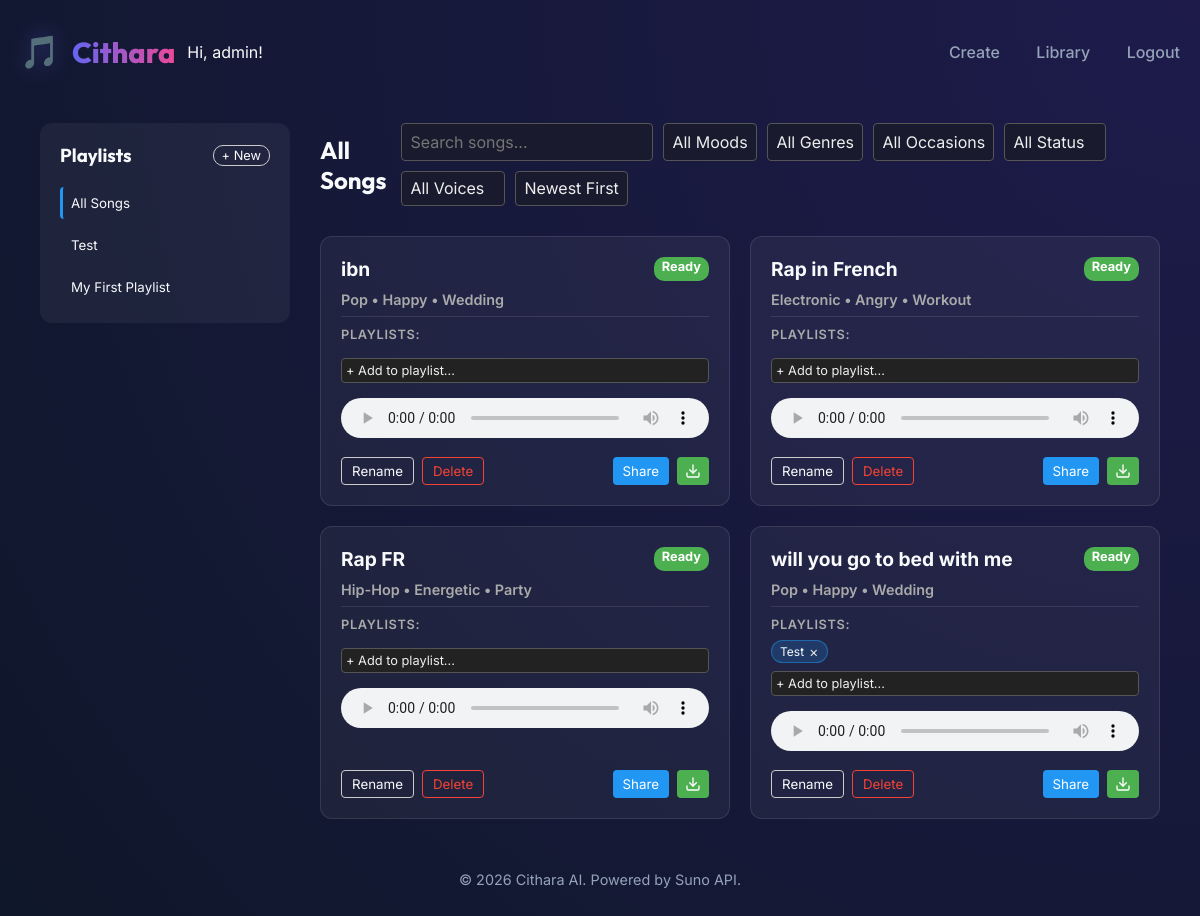
Screenshot of /api/library/ (signed in) with the database file from the repository.
### core/models/playlist.py (models this page shows, shortened)
class Playlist(models.Model):
    name = models.CharField(max_length=255)
    description = models.TextField(blank=True, null=True)
    user = models.ForeignKey(User, on_delete=models.CASCADE, related_name='playlists')
    created_at = models.DateTimeField(auto_now_add=True)

### core/models/song.py (models this page shows, shortened)
class Song(models.Model):
    STATUS_CHOICES = [
        ('Draft', 'Draft'),
        ('Generating', 'Generating'),
        ('Ready', 'Ready'),
        ('Failed', 'Failed'),
    ]
    MOOD_CHOICES = [
        ('Happy', 'Happy'),
        ('Sad', 'Sad'),
        ('Energetic', 'Energetic'),
        ('Calm', 'Calm'),
        ('Angry', 'Angry'),
    ]
    OCCASION_CHOICES = [
        ('Wedding', 'Wedding'),
        ('Party', 'Party'),
        ('Workout', 'Workout'),
        ('Study', 'Study'),
        ('Relaxation', 'Relaxation'),
    ]
    GENRE_CHOICES = [
        ('Pop', 'Pop'),
        ('Rock', 'Rock'),
        ('Jazz', 'Jazz'),
        ('Classical', 'Classical'),
        ('Electronic', 'Electronic'),
        ('Hip-Hop', 'Hip-Hop'),
    ]
    GENDER_CHOICES = [
        ('Male', 'Male'),
        ('Female', 'Female'),
        ('Non-binary', 'Non-binary'),
    ]
    FORMAT_CHOICES = [
        ('MP3', 'MP3'),
        ('M4A', 'M4A'),
    ]
    title = models.CharField(max_length=255)
    prompt = models.TextField()
    reference_url = models.URLField(blank=True, null=True, help_text="Optional reference song URL")
    mood = models.CharField(max_length=50, choices=MOOD_CHOICES)
    occasion = models.CharField(max_length=50, choices=OCCASION_CHOICES)
    genre = models.CharField(max_length=50, choices=GENRE_CHOICES)
    singer_gender = models.CharField(max_length=20, choices=GENDER_CHOICES)
    status = models.CharField(max_length=20, choices=STATUS_CHOICES, default='Draft')
    audio_url = models.URLField(blank=True, null=True)
    audio_format = models.CharField(max_length=10, choices=FORMAT_CHOICES, default='MP3')
    duration = models.DurationField(blank=True, null=True)
    share_token = models.UUIDField(default=uuid.uuid4, editable=False, unique=True)
    suno_id = models.CharField(max_length=255, blank=True, null=True)
    created_at = models.DateTimeField(auto_now_add=True)
    user = models.ForeignKey(User, on_delete=models.CASCADE, related_name='songs')
    playlists = models.ManyToManyField(Playlist, related_name='songs', blank=True)

### core/views.py (the view)
# urls.py: path('library/', LibraryPageView.as_view(), name='library'),
class LibraryPageView(LoginRequiredMixin, TemplateView):
    template_name = 'core/library.html'
    def get_context_data(self, **kwargs):
        context = super().get_context_data(**kwargs)
        user = self.request.user
        context['songs'] = Song.objects.filter(user=user).prefetch_related('playlists').order_by('-created_at')
        context['playlists'] = Playlist.objects.filter(user=user).order_by('-created_at')
        context['moods'] = Song.MOOD_CHOICES
        context['genres'] = Song.GENRE_CHOICES
        context['occasions'] = Song.OCCASION_CHOICES
        context['statuses'] = Song.STATUS_CHOICES
        context['genders'] = Song.GENDER_CHOICES
        return context

### core/templates/core/library.html (shortened to what this page needs)
{% extends 'core/base.html' %}
{% block content %}
<div class="library-container" style="max-width: 1400px; margin: 0 auto; padding: 20px; display: flex; gap: 30px;">
    <aside class="library-sidebar" style="width: 250px; flex-shrink: 0; background: rgba(255,255,255,0.05); padding: 20px; border-radius: 12px; height: fit-content;">
        <h3 style="margin-top: 0; margin-bottom: 20px; display: flex; justify-content: space-between; align-items: center;">
            Playlists
            <button onclick="createPlaylist()" style="background: none; border: 1px solid #ccc; color: inherit; padding: 2px 8px; border-radius: 10px; cursor: pointer; font-size: 0.8rem;">+ New</button>
        </h3>
        <ul id="playlistList" style="list-style: none; padding: 0; margin: 0; display: flex; flex-direction: column; gap: 10px;">
            <li>
                <button class="playlist-btn active" data-id="all" onclick="filterByPlaylist('all', this)" style="width: 100%; text-align: left; background: none; border: none; color: inherit; padding: 8px; cursor: pointer; border-radius: 4px; border-left: 3px solid transparent;">
                    All Songs
                </button>
            </li>
            {% for pl in playlists %}
            <li>
                <button class="playlist-btn" data-id="{{ pl.id }}" onclick="filterByPlaylist('{{ pl.id }}', this)" style="width: 100%; text-align: left; background: none; border: none; color: inherit; padding: 8px; cursor: pointer; border-radius: 4px; border-left: 3px solid transparent;">
                    {{ pl.name }}
                </button>
            </li>
            {% empty %}
            <li id="noPlaylistsMsg" style="color: #aaa; font-size: 0.9rem; padding: 8px;">No playlists yet.</li>
            {% endfor %}
        </ul>
    </aside>
    <div class="library-main" style="flex-grow: 1;">
        <div class="library-header" style="display: flex; justify-content: space-between; align-items: center; margin-bottom: 30px;">
            <h2 id="currentViewTitle">All Songs</h2>
            <div class="library-filters" style="display: flex; gap: 10px; flex-wrap: wrap;">
                <input type="text" id="searchInput" placeholder="Search songs..." style="padding: 8px; border-radius: 4px; border: 1px solid #555; background: #1a1a2e; color: #eee;">
                <select id="moodFilter" style="padding: 8px; border-radius: 4px; border: 1px solid #555; background: #1a1a2e; color: #eee;">
                    <option value="">All Moods</option>
                </select>
                <select id="genreFilter" style="padding: 8px; border-radius: 4px; border: 1px solid #555; background: #1a1a2e; color: #eee;">
                    <option value="">All Genres</option>
                </select>
                <select id="occasionFilter" style="padding: 8px; border-radius: 4px; border: 1px solid #555; background: #1a1a2e; color: #eee;">
                    <option value="">All Occasions</option>
                </select>
                <select id="statusFilter" style="padding: 8px; border-radius: 4px; border: 1px solid #555; background: #1a1a2e; color: #eee;">
                    <option value="">All Status</option>
                </select>
                <select id="genderFilter" style="padding: 8px; border-radius: 4px; border: 1px solid #555; background: #1a1a2e; color: #eee;">
                    <option value="">All Voices</option>
                </select>
                <select id="sortOrder" style="padding: 8px; border-radius: 4px; border: 1px solid #555; background: #1a1a2e; color: #eee;">
                    <option value="newest">Newest First</option>
                </select>
            </div>
        </div>
        <div class="songs-grid" id="songsGrid" style="display: grid; grid-template-columns: repeat(auto-fill, minmax(300px, 1fr)); gap: 20px;">
            {% for song in songs %}
            <div class="song-card"
                 data-id="{{ song.id }}"
                 data-title="{{ song.title|lower }}"
                 data-mood="{{ song.mood }}"
                 data-genre="{{ song.genre }}"
                 data-occasion="{{ song.occasion }}"
                 data-status="{{ song.status }}"
                 data-gender="{{ song.singer_gender }}"
                 data-date="{{ song.created_at.timestamp }}"
                 data-playlist-ids="{% for p in song.playlists.all %}{{ p.id }},{% endfor %}"
                 style="background: rgba(255,255,255,0.05); border: 1px solid rgba(255,255,255,0.1); border-radius: 12px; padding: 20px; display: flex; flex-direction: column; gap: 15px; transition: transform 0.2s;">
                <div class="song-info">
                    <h3 class="song-title" style="margin: 0 0 10px 0; font-size: 1.2rem; display: flex; justify-content: space-between;">
                        <span class="title-text">{{ song.title }}</span>
                        <span class="song-status" style="font-size: 0.8rem; padding: 2px 8px; border-radius: 10px; background: {% if song.status == 'Ready' %}#4CAF50{% elif song.status == 'Generating' %}#FFC107{% else %}#9E9E9E{% endif %}; color: white;">
                            {{ song.status }}
                        </span>
                    </h3>
                    <p style="margin: 0; font-size: 0.9rem; color: #aaa; padding-bottom: 8px; border-bottom: 1px solid rgba(255,255,255,0.1);">
                        {{ song.genre }} • {{ song.mood }} • {{ song.occasion }}
                    </p>
                    <div style="margin-top: 10px; display: flex; flex-direction: column; gap: 8px;">
                        <label style="font-size: 0.8rem; color: #aaa;">Playlists:</label>
                        <div style="display: flex; flex-wrap: wrap; gap: 5px;">
                            {% for pl in song.playlists.all %}
                            <span class="playlist-badge" style="font-size: 0.75rem; background: rgba(33, 150, 243, 0.2); border: 1px solid rgba(33, 150, 243, 0.5); padding: 2px 8px; border-radius: 12px; display: flex; align-items: center; gap: 5px;">
                                {{ pl.name }}
                                <button onclick="updateSongPlaylist('{{ song.id }}', '{{ pl.id }}', 'remove')" style="background: none; border: none; color: #ddd; cursor: pointer; padding: 0; font-size: 0.9rem;" title="Remove">&times;</button>
                            </span>
                            {% endfor %}
                        </div>
                        <select onchange="if(this.value) updateSongPlaylist('{{ song.id }}', this.value, 'add')" style="padding: 4px; border-radius: 4px; border: 1px solid #555; background: #222; color: #eee; font-size: 0.8rem;">
                            <option value="">+ Add to playlist...</option>
                        </select>
                    </div>
                </div>
                {% if song.status == 'Ready' and song.audio_url %}
                <div class="song-player">
                    <audio controls style="width: 100%; max-height: 40px;">
                        <source src="{{ song.audio_url }}" type="audio/mpeg">
                    </audio>
                </div>
                {% elif song.status == 'Generating' %}
                <div class="song-player" style="text-align: center; padding: 10px; background: rgba(255,255,255,0.05); border-radius: 8px;">
                    <p style="margin: 0; font-size: 0.9rem; color: #aaa;">Generating... Please check back later.</p>
                </div>
                {% endif %}
                <div class="song-actions" style="margin-top: auto; display: flex; gap: 10px; justify-content: space-between;">
                    <div class="left-actions" style="display: flex; gap: 8px;">
                        <button class="btn-rename" onclick="renameSong('{{ song.id }}', '{{ song.title|escapejs }}')" style="background: none; border: 1px solid #ccc; color: inherit; padding: 5px 10px; border-radius: 4px; cursor: pointer;">Rename</button>
                        <button class="btn-delete" onclick="deleteSong('{{ song.id }}')" style="background: none; border: 1px solid #f44336; color: #f44336; padding: 5px 10px; border-radius: 4px; cursor: pointer;">Delete</button>
                    </div>
                    {% if song.status == 'Ready' and song.audio_url %}
                    <div class="right-actions" style="display: flex; gap: 8px;">
                        <button onclick="copyShareLink('{{ request.scheme }}://{{ request.get_host }}/share/{{ song.share_token }}/')" style="background: #2196F3; border: none; color: white; padding: 5px 10px; border-radius: 4px; cursor: pointer;">Share</button>
                        <a href="{{ song.audio_url }}" download="{{ song.title }}.mp3" target="_blank" style="background: #4CAF50; text-decoration: none; border: none; color: white; padding: 5px 8px; border-radius: 4px; cursor: pointer; display: flex; align-items: center; justify-content: center;" title="Download">
                            <svg width="16" height="16" viewBox="0 0 24 24" fill="none" stroke="currentColor" stroke-width="2" stroke-linecap="round" stroke-linejoin="round"><path d="M21 15v4a2 2 0 0 1-2 2H5a2 2 0 0 1-2-2v-4"></path><polyline points="7 10 12 15 17 10"></polyline><line x1="12" y1="15" x2="12" y2="3"></line></svg>
                        </a>
                    </div>
                    {% endif %}
                </div>
            </div>
            {% endfor %}
        </div>
    </div>
</div>
{% endblock %}

### core/templates/core/base.html (shortened to what this page needs)
<!DOCTYPE html>
<html lang="en">
<head>
    {% load static %}
    <link rel="stylesheet" href="{% static 'core/style.css' %}">
</head>
<body>
    <div class="app-container">
        <header>
            <nav>
                <div class="logo">
                    <span class="logo-icon">🎵</span>
                    <h1>Cithara</h1>
                    {% if user.is_authenticated %}
                        <span class="user-greeting">Hi, {{ user.first_name|default:user.username }}!</span>
                    {% endif %}
                </div>
                <div class="nav-links">
                        <a href="/" class="{% if request.path == '/' %}active{% endif %}">Create</a>
                    {% if user.is_authenticated %}
                        <a href="/library/" class="{% if request.path == '/library/' %}active{% endif %}">Library</a>
                        <a href="/accounts/logout/" class="logout-link">Logout</a>
                    {% else %}
                        <a href="/accounts/login/" class="login-link">Login</a>
                    {% endif %}
                </div>
            </nav>
        </header>
        <main>
            {% block content %}{% endblock %}
        </main>
        <footer>
            <p>&copy; 2026 Cithara AI. Powered by Suno API.</p>
        </footer>
    </div>
</body>
</html>

### core/static/core/style.css (style rules this page uses)
:root { --bg-dark: #0f172a; --card-bg: rgba(30, 41, 59, 0.7); --primary: #6366f1; --primary-glow: rgba(99, 102, 241, 0.4); --secondary: #ec4899; --text-main: #f8fafc; --text-muted: #94a3b8; --border: rgba(255, 255, 255, 0.1); --success: #22c55e; }
* { margin: 0; padding: 0; box-sizing: border-box; font-family: 'Inter', sans-serif; }
body { background: radial-gradient(circle at top right, #1e1b4b, #0f172a); color: var(--text-main); min-height: 100vh; overflow-x: hidden; }
h1, h2, h3, .logo h1 { font-family: 'Outfit', sans-serif; }
.app-container { max-width: 1200px; margin: 0 auto; padding: 0 20px; }
header { padding: 2rem 0; }
nav { display: flex; justify-content: space-between; align-items: center; }
.logo { display: flex; align-items: center; gap: 12px; }
.logo-icon { font-size: 2rem; filter: drop-shadow(0 0 10px var(--primary-glow)); }
.logo h1 { font-size: 1.8rem; font-weight: 800; background: linear-gradient(to right, var(--primary), var(--secondary)); -webkit-background-clip: text; background-clip: text; -webkit-text-fill-color: transparent; }
.nav-links a { color: var(--text-muted); text-decoration: none; margin-left: 2rem; font-weight: 500; transition: all 0.3s ease; }
label { font-size: 0.9rem; font-weight: 600; color: var(--text-muted); text-transform: uppercase; letter-spacing: 0.05em; }
input, textarea, select { background: rgba(15, 23, 42, 0.5); border: 1px solid var(--border); border-radius: 12px; padding: 12px 16px; color: white; font-size: 1rem; transition: all 0.3s ease; }
select { appearance: none; cursor: pointer; }
.song-info p { color: var(--primary); font-weight: 600; margin-bottom: 1.5rem; }
audio { width: 100%; height: 40px; border-radius: 8px; }
footer { text-align: center; padding: 2rem 0; color: var(--text-muted); font-size: 0.9rem; }

### rows the page displays
Playlist: name "Test"
Playlist: {{ pl.id }} 1 (drawn), name "My First Playlist"
Song: title "ibn", status "Ready", genre "Pop", mood "Happy", occasion "Wedding"
Song: title "Rap in French", status "Ready", genre "Electronic", mood "Angry", occasion "Workout"
Song: title "Rap FR", status "Ready", genre "Hip-Hop", mood "Energetic", occasion "Party"
Song: title "will you go to bed with me", status "Ready", genre "Pop", mood "Happy", occasion "Wedding"

### other values shown
{{ user.first_name|default:user.username }} "admin"
